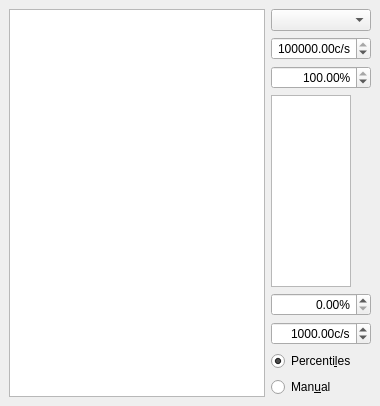
  <widget class="QDockWidget" name="depth_scan_dockWidget">
   <property name="windowTitle">
    <string>Cryo Piezo scan</string>
   </property>
   <attribute name="dockWidgetArea">
    <number>2</number>
   </attribute>
   <widget class="QWidget" name="dockWidgetContents">
    <layout class="QHBoxLayout" name="horizontalLayout_5">
     <item>
      <widget class="ScanPlotWidget" name="depth_ViewWidget">
       <property name="sizePolicy">
        <sizepolicy hsizetype="Expanding" vsizetype="Expanding">
         <horstretch>1</horstretch>
         <verstretch>0</verstretch>
        </sizepolicy>
       </property>
      </widget>
     </item>
     <item>
      <layout class="QVBoxLayout" name="verticalLayout_2">
       <item>
        <widget class="QComboBox" name="depth_channel_ComboBox"/>
       </item>
       <item>
        <widget class="ScienDSpinBox" name="depth_cb_max_DoubleSpinBox">
         <property name="sizePolicy">
          <sizepolicy hsizetype="Fixed" vsizetype="Fixed">
           <horstretch>0</horstretch>
           <verstretch>0</verstretch>
          </sizepolicy>
         </property>
         <property name="maximumSize">
          <size>
           <width>100</width>
           <height>16777215</height>
          </size>
         </property>
         <property name="mouseTracking">
          <bool>true</bool>
         </property>
         <property name="acceptDrops">
          <bool>true</bool>
         </property>
         <property name="alignment">
          <set>Qt::AlignRight|Qt::AlignTrailing|Qt::AlignVCenter</set>
         </property>
         <property name="suffix">
          <string>c/s</string>
         </property>
         <property name="decimals">
          <number>2</number>
         </property>
         <property name="minimum">
          <double>-1000000000.000000000000000</double>
         </property>
         <property name="maximum">
          <double>1000000000.000000000000000</double>
         </property>
         <property name="value">
          <double>100000.000000000000000</double>
         </property>
        </widget>
       </item>
       <item>
        <widget class="ScienDSpinBox" name="depth_cb_high_percentile_DoubleSpinBox">
         <property name="maximumSize">
          <size>
           <width>100</width>
           <height>16777215</height>
          </size>
         </property>
         <property name="alignment">
          <set>Qt::AlignRight|Qt::AlignTrailing|Qt::AlignVCenter</set>
         </property>
         <property name="suffix">
          <string>%</string>
         </property>
         <property name="decimals">
          <number>2</number>
         </property>
         <property name="minimum">
          <double>0.000000000000000</double>
         </property>
         <property name="maximum">
          <double>100.000000000000000</double>
         </property>
         <property name="value">
          <double>100.000000000000000</double>
         </property>
        </widget>
       </item>
       <item>
        <widget class="PlotWidget" name="depth_cb_ViewWidget">
         <property name="maximumSize">
          <size>
           <width>80</width>
           <height>16777215</height>
          </size>
         </property>
        </widget>
       </item>
       <item>
        <widget class="ScienDSpinBox" name="depth_cb_low_percentile_DoubleSpinBox">
         <property name="maximumSize">
          <size>
           <width>100</width>
           <height>16777215</height>
          </size>
         </property>
         <property name="alignment">
          <set>Qt::AlignRight|Qt::AlignTrailing|Qt::AlignVCenter</set>
         </property>
         <property name="suffix">
          <string>%</string>
         </property>
         <property name="decimals">
          <number>2</number>
         </property>
         <property name="minimum">
          <double>0.000000000000000</double>
         </property>
         <property name="maximum">
          <double>100.000000000000000</double>
         </property>
         <property name="value">
          <double>0.000000000000000</double>
         </property>
        </widget>
       </item>
       <item>
        <widget class="ScienDSpinBox" name="depth_cb_min_DoubleSpinBox">
         <property name="sizePolicy">
          <sizepolicy hsizetype="Fixed" vsizetype="Fixed">
           <horstretch>0</horstretch>
           <verstretch>0</verstretch>
          </sizepolicy>
         </property>
         <property name="maximumSize">
          <size>
           <width>100</width>
           <height>16777215</height>
          </size>
         </property>
         <property name="mouseTracking">
          <bool>true</bool>
         </property>
         <property name="acceptDrops">
          <bool>true</bool>
         </property>
         <property name="alignment">
          <set>Qt::AlignRight|Qt::AlignTrailing|Qt::AlignVCenter</set>
         </property>
         <property name="accelerated">
          <bool>true</bool>
         </property>
         <property name="suffix">
          <string>c/s</string>
         </property>
         <property name="decimals">
          <number>2</number>
         </property>
         <property name="minimum">
          <double>-1000000000.000000000000000</double>
         </property>
         <property name="maximum">
          <double>1000000000.000000000000000</double>
         </property>
         <property name="value">
          <double>1000.000000000000000</double>
         </property>
        </widget>
       </item>
       <item>
        <widget class="QRadioButton" name="depth_cb_centiles_RadioButton">
         <property name="text">
          <string>Percenti&amp;les</string>
         </property>
         <property name="checked">
          <bool>true</bool>
         </property>
        </widget>
       </item>
       <item>
        <widget class="QRadioButton" name="depth_cb_manual_RadioButton">
         <property name="text">
          <string>Man&amp;ual</string>
         </property>
         <property name="checked">
          <bool>false</bool>
         </property>
        </widget>
       </item>
      </layout>
     </item>
    </layout>
   </widget>
  </widget>
